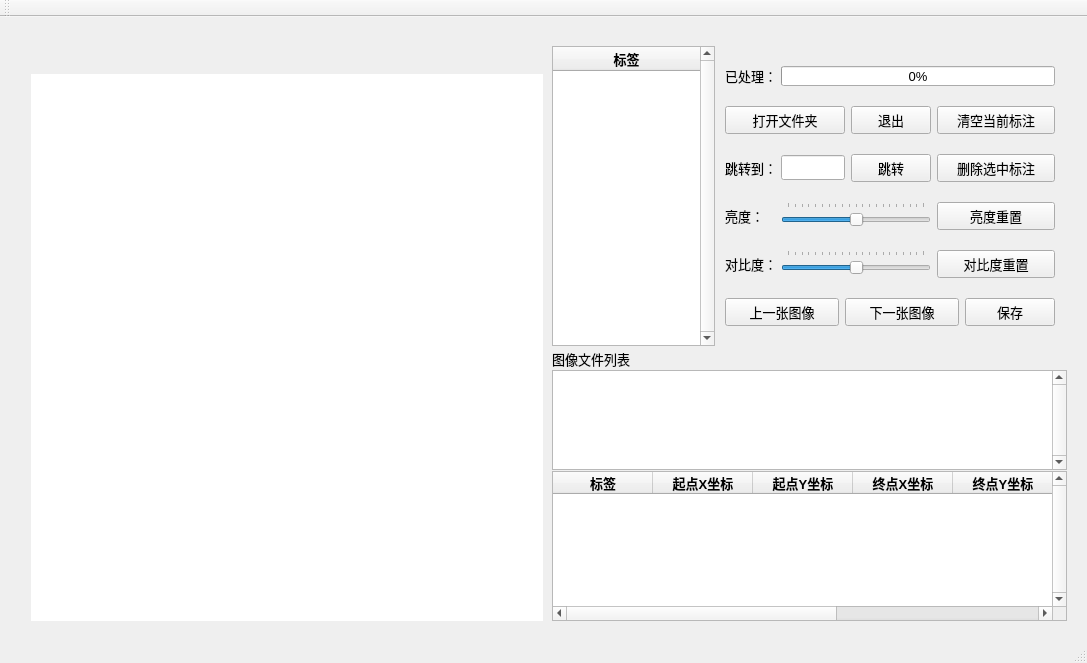
<?xml version="1.0" encoding="UTF-8"?>
<ui version="4.0">
 <class>plotUi</class>
 <widget class="QMainWindow" name="plotUi">
  <property name="geometry">
   <rect>
    <x>0</x>
    <y>0</y>
    <width>1087</width>
    <height>663</height>
   </rect>
  </property>
  <property name="font">
   <font>
    <family>Arial</family>
    <pointsize>10</pointsize>
   </font>
  </property>
  <property name="windowTitle">
   <string>标图</string>
  </property>
  <property name="windowIcon">
   <iconset>
    <normaloff>plot.ico</normaloff>plot.ico</iconset>
  </property>
  <widget class="QWidget" name="centralWidget">
   <property name="minimumSize">
    <size>
     <width>1050</width>
     <height>512</height>
    </size>
   </property>
   <property name="mouseTracking">
    <bool>true</bool>
   </property>
   <layout class="QGridLayout" name="gridLayout_2">
    <item row="0" column="0">
     <layout class="QHBoxLayout" name="horizontalLayout_6">
      <property name="spacing">
       <number>0</number>
      </property>
      <property name="sizeConstraint">
       <enum>QLayout::SetFixedSize</enum>
      </property>
      <property name="leftMargin">
       <number>9</number>
      </property>
      <property name="topMargin">
       <number>9</number>
      </property>
      <property name="rightMargin">
       <number>9</number>
      </property>
      <property name="bottomMargin">
       <number>9</number>
      </property>
      <item>
       <widget class="QWidget" name="widget" native="true">
        <property name="minimumSize">
         <size>
          <width>512</width>
          <height>512</height>
         </size>
        </property>
        <layout class="QVBoxLayout" name="verticalLayout">
         <property name="rightMargin">
          <number>9</number>
         </property>
         <property name="bottomMargin">
          <number>0</number>
         </property>
         <item>
          <widget class="QLabel" name="caption">
           <property name="sizePolicy">
            <sizepolicy hsizetype="Expanding" vsizetype="Fixed">
             <horstretch>0</horstretch>
             <verstretch>0</verstretch>
            </sizepolicy>
           </property>
           <property name="minimumSize">
            <size>
             <width>256</width>
             <height>20</height>
            </size>
           </property>
           <property name="maximumSize">
            <size>
             <width>16777215</width>
             <height>30</height>
            </size>
           </property>
           <property name="text">
            <string/>
           </property>
           <property name="alignment">
            <set>Qt::AlignCenter</set>
           </property>
          </widget>
         </item>
         <item>
          <widget class="QLabel" name="display_image">
           <property name="sizePolicy">
            <sizepolicy hsizetype="Expanding" vsizetype="Expanding">
             <horstretch>255</horstretch>
             <verstretch>0</verstretch>
            </sizepolicy>
           </property>
           <property name="minimumSize">
            <size>
             <width>0</width>
             <height>0</height>
            </size>
           </property>
           <property name="styleSheet">
            <string notr="true">background-color: rgb(255, 255, 255);</string>
           </property>
           <property name="text">
            <string/>
           </property>
          </widget>
         </item>
        </layout>
       </widget>
      </item>
      <item>
       <layout class="QVBoxLayout" name="verticalLayout_5">
        <property name="spacing">
         <number>0</number>
        </property>
        <property name="topMargin">
         <number>9</number>
        </property>
        <property name="bottomMargin">
         <number>0</number>
        </property>
        <item>
         <layout class="QHBoxLayout" name="horizontalLayout_5">
          <property name="spacing">
           <number>0</number>
          </property>
          <item>
           <widget class="QWidget" name="widget_2" native="true">
            <property name="minimumSize">
             <size>
              <width>163</width>
              <height>300</height>
             </size>
            </property>
            <property name="maximumSize">
             <size>
              <width>163</width>
              <height>300</height>
             </size>
            </property>
            <property name="sizeIncrement">
             <size>
              <width>300</width>
              <height>500</height>
             </size>
            </property>
            <layout class="QVBoxLayout" name="verticalLayout_2">
             <property name="spacing">
              <number>0</number>
             </property>
             <property name="leftMargin">
              <number>0</number>
             </property>
             <property name="topMargin">
              <number>0</number>
             </property>
             <property name="rightMargin">
              <number>0</number>
             </property>
             <property name="bottomMargin">
              <number>0</number>
             </property>
             <item>
              <widget class="QTableWidget" name="labels">
               <property name="minimumSize">
                <size>
                 <width>163</width>
                 <height>300</height>
                </size>
               </property>
               <property name="maximumSize">
                <size>
                 <width>163</width>
                 <height>300</height>
                </size>
               </property>
               <property name="verticalScrollBarPolicy">
                <enum>Qt::ScrollBarAlwaysOn</enum>
               </property>
               <property name="autoScrollMargin">
                <number>16</number>
               </property>
               <attribute name="horizontalHeaderStretchLastSection">
                <bool>true</bool>
               </attribute>
               <column>
                <property name="text">
                 <string>标签</string>
                </property>
                <property name="font">
                 <font>
                  <pointsize>10</pointsize>
                  <weight>75</weight>
                  <bold>true</bold>
                 </font>
                </property>
               </column>
              </widget>
             </item>
            </layout>
           </widget>
          </item>
          <item>
           <layout class="QVBoxLayout" name="verticalLayout_4">
            <property name="spacing">
             <number>0</number>
            </property>
            <item>
             <widget class="QWidget" name="widget_3" native="true">
              <property name="minimumSize">
               <size>
                <width>350</width>
                <height>300</height>
               </size>
              </property>
              <property name="maximumSize">
               <size>
                <width>350</width>
                <height>300</height>
               </size>
              </property>
              <layout class="QGridLayout" name="gridLayout_3">
               <property name="leftMargin">
                <number>0</number>
               </property>
               <property name="topMargin">
                <number>0</number>
               </property>
               <property name="rightMargin">
                <number>0</number>
               </property>
               <property name="bottomMargin">
                <number>0</number>
               </property>
               <property name="horizontalSpacing">
                <number>6</number>
               </property>
               <property name="verticalSpacing">
                <number>0</number>
               </property>
               <item row="0" column="0">
                <layout class="QHBoxLayout" name="horizontalLayout">
                 <item>
                  <widget class="QLabel" name="label">
                   <property name="sizePolicy">
                    <sizepolicy hsizetype="Fixed" vsizetype="Fixed">
                     <horstretch>0</horstretch>
                     <verstretch>0</verstretch>
                    </sizepolicy>
                   </property>
                   <property name="minimumSize">
                    <size>
                     <width>50</width>
                     <height>20</height>
                    </size>
                   </property>
                   <property name="maximumSize">
                    <size>
                     <width>50</width>
                     <height>20</height>
                    </size>
                   </property>
                   <property name="text">
                    <string>已处理：</string>
                   </property>
                  </widget>
                 </item>
                 <item>
                  <widget class="QProgressBar" name="progressBar">
                   <property name="sizePolicy">
                    <sizepolicy hsizetype="Fixed" vsizetype="Fixed">
                     <horstretch>0</horstretch>
                     <verstretch>0</verstretch>
                    </sizepolicy>
                   </property>
                   <property name="minimumSize">
                    <size>
                     <width>265</width>
                     <height>20</height>
                    </size>
                   </property>
                   <property name="maximumSize">
                    <size>
                     <width>290</width>
                     <height>20</height>
                    </size>
                   </property>
                   <property name="value">
                    <number>0</number>
                   </property>
                   <property name="alignment">
                    <set>Qt::AlignCenter</set>
                   </property>
                   <property name="textVisible">
                    <bool>true</bool>
                   </property>
                   <property name="textDirection">
                    <enum>QProgressBar::TopToBottom</enum>
                   </property>
                  </widget>
                 </item>
                </layout>
               </item>
               <item row="1" column="0">
                <layout class="QHBoxLayout" name="horizontalLayout_2">
                 <item>
                  <widget class="QPushButton" name="open_floder">
                   <property name="sizePolicy">
                    <sizepolicy hsizetype="Fixed" vsizetype="Fixed">
                     <horstretch>0</horstretch>
                     <verstretch>0</verstretch>
                    </sizepolicy>
                   </property>
                   <property name="minimumSize">
                    <size>
                     <width>120</width>
                     <height>28</height>
                    </size>
                   </property>
                   <property name="maximumSize">
                    <size>
                     <width>120</width>
                     <height>28</height>
                    </size>
                   </property>
                   <property name="text">
                    <string>打开文件夹</string>
                   </property>
                  </widget>
                 </item>
                 <item>
                  <widget class="QPushButton" name="exit">
                   <property name="sizePolicy">
                    <sizepolicy hsizetype="Fixed" vsizetype="Fixed">
                     <horstretch>0</horstretch>
                     <verstretch>0</verstretch>
                    </sizepolicy>
                   </property>
                   <property name="minimumSize">
                    <size>
                     <width>75</width>
                     <height>28</height>
                    </size>
                   </property>
                   <property name="maximumSize">
                    <size>
                     <width>80</width>
                     <height>28</height>
                    </size>
                   </property>
                   <property name="text">
                    <string>退出</string>
                   </property>
                  </widget>
                 </item>
                 <item>
                  <widget class="QPushButton" name="clear">
                   <property name="minimumSize">
                    <size>
                     <width>80</width>
                     <height>28</height>
                    </size>
                   </property>
                   <property name="maximumSize">
                    <size>
                     <width>120</width>
                     <height>28</height>
                    </size>
                   </property>
                   <property name="font">
                    <font>
                     <family>宋体</family>
                    </font>
                   </property>
                   <property name="text">
                    <string>清空当前标注</string>
                   </property>
                  </widget>
                 </item>
                </layout>
               </item>
               <item row="2" column="0">
                <layout class="QHBoxLayout" name="horizontalLayout_3">
                 <item>
                  <widget class="QLabel" name="label_3">
                   <property name="sizePolicy">
                    <sizepolicy hsizetype="Fixed" vsizetype="Fixed">
                     <horstretch>0</horstretch>
                     <verstretch>0</verstretch>
                    </sizepolicy>
                   </property>
                   <property name="minimumSize">
                    <size>
                     <width>50</width>
                     <height>28</height>
                    </size>
                   </property>
                   <property name="maximumSize">
                    <size>
                     <width>50</width>
                     <height>28</height>
                    </size>
                   </property>
                   <property name="font">
                    <font>
                     <pointsize>10</pointsize>
                    </font>
                   </property>
                   <property name="text">
                    <string>跳转到：</string>
                   </property>
                  </widget>
                 </item>
                 <item>
                  <widget class="QLineEdit" name="skip_line">
                   <property name="sizePolicy">
                    <sizepolicy hsizetype="Fixed" vsizetype="Fixed">
                     <horstretch>0</horstretch>
                     <verstretch>0</verstretch>
                    </sizepolicy>
                   </property>
                   <property name="minimumSize">
                    <size>
                     <width>64</width>
                     <height>25</height>
                    </size>
                   </property>
                   <property name="maximumSize">
                    <size>
                     <width>64</width>
                     <height>25</height>
                    </size>
                   </property>
                   <property name="text">
                    <string/>
                   </property>
                  </widget>
                 </item>
                 <item>
                  <widget class="QPushButton" name="skip">
                   <property name="sizePolicy">
                    <sizepolicy hsizetype="Fixed" vsizetype="Fixed">
                     <horstretch>0</horstretch>
                     <verstretch>0</verstretch>
                    </sizepolicy>
                   </property>
                   <property name="minimumSize">
                    <size>
                     <width>75</width>
                     <height>28</height>
                    </size>
                   </property>
                   <property name="maximumSize">
                    <size>
                     <width>80</width>
                     <height>28</height>
                    </size>
                   </property>
                   <property name="text">
                    <string>跳转</string>
                   </property>
                  </widget>
                 </item>
                 <item>
                  <widget class="QPushButton" name="delete_button">
                   <property name="sizePolicy">
                    <sizepolicy hsizetype="Fixed" vsizetype="Fixed">
                     <horstretch>0</horstretch>
                     <verstretch>0</verstretch>
                    </sizepolicy>
                   </property>
                   <property name="minimumSize">
                    <size>
                     <width>118</width>
                     <height>28</height>
                    </size>
                   </property>
                   <property name="maximumSize">
                    <size>
                     <width>118</width>
                     <height>28</height>
                    </size>
                   </property>
                   <property name="text">
                    <string>删除选中标注</string>
                   </property>
                  </widget>
                 </item>
                </layout>
               </item>
               <item row="3" column="0">
                <layout class="QHBoxLayout" name="horizontalLayout_4">
                 <item>
                  <widget class="QLabel" name="label_4">
                   <property name="minimumSize">
                    <size>
                     <width>50</width>
                     <height>28</height>
                    </size>
                   </property>
                   <property name="maximumSize">
                    <size>
                     <width>50</width>
                     <height>28</height>
                    </size>
                   </property>
                   <property name="text">
                    <string>亮度：</string>
                   </property>
                  </widget>
                 </item>
                 <item>
                  <widget class="QSlider" name="brightness">
                   <property name="minimumSize">
                    <size>
                     <width>130</width>
                     <height>0</height>
                    </size>
                   </property>
                   <property name="maximumSize">
                    <size>
                     <width>150</width>
                     <height>28</height>
                    </size>
                   </property>
                   <property name="contextMenuPolicy">
                    <enum>Qt::DefaultContextMenu</enum>
                   </property>
                   <property name="acceptDrops">
                    <bool>false</bool>
                   </property>
                   <property name="autoFillBackground">
                    <bool>false</bool>
                   </property>
                   <property name="minimum">
                    <number>-100</number>
                   </property>
                   <property name="maximum">
                    <number>100</number>
                   </property>
                   <property name="orientation">
                    <enum>Qt::Horizontal</enum>
                   </property>
                   <property name="tickPosition">
                    <enum>QSlider::TicksAbove</enum>
                   </property>
                  </widget>
                 </item>
                 <item>
                  <widget class="QPushButton" name="reset_brightness">
                   <property name="minimumSize">
                    <size>
                     <width>118</width>
                     <height>28</height>
                    </size>
                   </property>
                   <property name="maximumSize">
                    <size>
                     <width>118</width>
                     <height>28</height>
                    </size>
                   </property>
                   <property name="text">
                    <string>亮度重置</string>
                   </property>
                  </widget>
                 </item>
                </layout>
               </item>
               <item row="4" column="0">
                <layout class="QHBoxLayout" name="horizontalLayout_7">
                 <item>
                  <widget class="QLabel" name="label_5">
                   <property name="minimumSize">
                    <size>
                     <width>50</width>
                     <height>28</height>
                    </size>
                   </property>
                   <property name="maximumSize">
                    <size>
                     <width>50</width>
                     <height>28</height>
                    </size>
                   </property>
                   <property name="text">
                    <string>对比度：</string>
                   </property>
                  </widget>
                 </item>
                 <item>
                  <widget class="QSlider" name="contrast">
                   <property name="minimumSize">
                    <size>
                     <width>130</width>
                     <height>0</height>
                    </size>
                   </property>
                   <property name="maximumSize">
                    <size>
                     <width>150</width>
                     <height>28</height>
                    </size>
                   </property>
                   <property name="minimum">
                    <number>-100</number>
                   </property>
                   <property name="maximum">
                    <number>100</number>
                   </property>
                   <property name="orientation">
                    <enum>Qt::Horizontal</enum>
                   </property>
                   <property name="tickPosition">
                    <enum>QSlider::TicksAbove</enum>
                   </property>
                  </widget>
                 </item>
                 <item>
                  <widget class="QPushButton" name="reset_contrast">
                   <property name="minimumSize">
                    <size>
                     <width>118</width>
                     <height>28</height>
                    </size>
                   </property>
                   <property name="maximumSize">
                    <size>
                     <width>118</width>
                     <height>28</height>
                    </size>
                   </property>
                   <property name="text">
                    <string>对比度重置</string>
                   </property>
                  </widget>
                 </item>
                </layout>
               </item>
               <item row="5" column="0">
                <layout class="QHBoxLayout" name="horizontalLayout_8">
                 <item>
                  <widget class="QPushButton" name="pre_img">
                   <property name="sizePolicy">
                    <sizepolicy hsizetype="Fixed" vsizetype="Fixed">
                     <horstretch>0</horstretch>
                     <verstretch>0</verstretch>
                    </sizepolicy>
                   </property>
                   <property name="minimumSize">
                    <size>
                     <width>75</width>
                     <height>28</height>
                    </size>
                   </property>
                   <property name="maximumSize">
                    <size>
                     <width>120</width>
                     <height>28</height>
                    </size>
                   </property>
                   <property name="text">
                    <string>上一张图像</string>
                   </property>
                  </widget>
                 </item>
                 <item>
                  <widget class="QPushButton" name="next_img">
                   <property name="sizePolicy">
                    <sizepolicy hsizetype="Fixed" vsizetype="Fixed">
                     <horstretch>0</horstretch>
                     <verstretch>0</verstretch>
                    </sizepolicy>
                   </property>
                   <property name="minimumSize">
                    <size>
                     <width>75</width>
                     <height>28</height>
                    </size>
                   </property>
                   <property name="maximumSize">
                    <size>
                     <width>120</width>
                     <height>28</height>
                    </size>
                   </property>
                   <property name="text">
                    <string>下一张图像</string>
                   </property>
                  </widget>
                 </item>
                 <item>
                  <widget class="QPushButton" name="save">
                   <property name="sizePolicy">
                    <sizepolicy hsizetype="Fixed" vsizetype="Fixed">
                     <horstretch>0</horstretch>
                     <verstretch>0</verstretch>
                    </sizepolicy>
                   </property>
                   <property name="minimumSize">
                    <size>
                     <width>75</width>
                     <height>28</height>
                    </size>
                   </property>
                   <property name="maximumSize">
                    <size>
                     <width>90</width>
                     <height>28</height>
                    </size>
                   </property>
                   <property name="text">
                    <string>保存</string>
                   </property>
                  </widget>
                 </item>
                </layout>
               </item>
              </layout>
             </widget>
            </item>
           </layout>
          </item>
         </layout>
        </item>
        <item>
         <widget class="QWidget" name="widget_4" native="true">
          <property name="minimumSize">
           <size>
            <width>515</width>
            <height>0</height>
           </size>
          </property>
          <property name="maximumSize">
           <size>
            <width>515</width>
            <height>16777215</height>
           </size>
          </property>
          <property name="font">
           <font>
            <underline>false</underline>
           </font>
          </property>
          <property name="mouseTracking">
           <bool>true</bool>
          </property>
          <property name="acceptDrops">
           <bool>false</bool>
          </property>
          <layout class="QGridLayout" name="gridLayout">
           <property name="leftMargin">
            <number>0</number>
           </property>
           <property name="topMargin">
            <number>6</number>
           </property>
           <property name="rightMargin">
            <number>0</number>
           </property>
           <property name="bottomMargin">
            <number>0</number>
           </property>
           <property name="horizontalSpacing">
            <number>0</number>
           </property>
           <property name="verticalSpacing">
            <number>1</number>
           </property>
           <item row="2" column="0">
            <widget class="QTableWidget" name="rectsTable">
             <property name="minimumSize">
              <size>
               <width>515</width>
               <height>150</height>
              </size>
             </property>
             <property name="maximumSize">
              <size>
               <width>515</width>
               <height>16777215</height>
              </size>
             </property>
             <property name="mouseTracking">
              <bool>true</bool>
             </property>
             <property name="verticalScrollBarPolicy">
              <enum>Qt::ScrollBarAlwaysOn</enum>
             </property>
             <attribute name="horizontalHeaderStretchLastSection">
              <bool>false</bool>
             </attribute>
             <column>
              <property name="text">
               <string>标签</string>
              </property>
              <property name="font">
               <font>
                <weight>75</weight>
                <bold>true</bold>
               </font>
              </property>
             </column>
             <column>
              <property name="text">
               <string>起点X坐标</string>
              </property>
              <property name="font">
               <font>
                <weight>75</weight>
                <bold>true</bold>
               </font>
              </property>
             </column>
             <column>
              <property name="text">
               <string>起点Y坐标</string>
              </property>
              <property name="font">
               <font>
                <weight>75</weight>
                <bold>true</bold>
               </font>
              </property>
             </column>
             <column>
              <property name="text">
               <string>终点X坐标</string>
              </property>
              <property name="font">
               <font>
                <weight>75</weight>
                <bold>true</bold>
               </font>
              </property>
             </column>
             <column>
              <property name="text">
               <string>终点Y坐标</string>
              </property>
              <property name="font">
               <font>
                <weight>75</weight>
                <bold>true</bold>
               </font>
              </property>
             </column>
             <column>
              <property name="text">
               <string>宽度</string>
              </property>
              <property name="font">
               <font>
                <weight>75</weight>
                <bold>true</bold>
               </font>
              </property>
             </column>
             <column>
              <property name="text">
               <string>高度</string>
              </property>
              <property name="font">
               <font>
                <weight>75</weight>
                <bold>true</bold>
               </font>
              </property>
             </column>
            </widget>
           </item>
           <item row="1" column="0">
            <widget class="QListWidget" name="fileLists">
             <property name="minimumSize">
              <size>
               <width>515</width>
               <height>100</height>
              </size>
             </property>
             <property name="maximumSize">
              <size>
               <width>515</width>
               <height>100</height>
              </size>
             </property>
             <property name="mouseTracking">
              <bool>true</bool>
             </property>
             <property name="verticalScrollBarPolicy">
              <enum>Qt::ScrollBarAlwaysOn</enum>
             </property>
             <property name="sizeAdjustPolicy">
              <enum>QAbstractScrollArea::AdjustIgnored</enum>
             </property>
            </widget>
           </item>
           <item row="0" column="0">
            <widget class="QLabel" name="label_2">
             <property name="minimumSize">
              <size>
               <width>0</width>
               <height>20</height>
              </size>
             </property>
             <property name="maximumSize">
              <size>
               <width>100</width>
               <height>20</height>
              </size>
             </property>
             <property name="font">
              <font>
               <family>宋体</family>
               <pointsize>10</pointsize>
               <weight>50</weight>
               <bold>false</bold>
              </font>
             </property>
             <property name="text">
              <string>图像文件列表</string>
             </property>
            </widget>
           </item>
          </layout>
         </widget>
        </item>
       </layout>
      </item>
     </layout>
    </item>
   </layout>
  </widget>
  <widget class="QMenuBar" name="menuBar">
   <property name="geometry">
    <rect>
     <x>0</x>
     <y>0</y>
     <width>1087</width>
     <height>23</height>
    </rect>
   </property>
  </widget>
  <widget class="QToolBar" name="mainToolBar">
   <attribute name="toolBarArea">
    <enum>TopToolBarArea</enum>
   </attribute>
   <attribute name="toolBarBreak">
    <bool>false</bool>
   </attribute>
  </widget>
  <widget class="QStatusBar" name="statusBar"/>
 </widget>
 <layoutdefault spacing="6" margin="11"/>
 <resources/>
 <connections/>
</ui>
